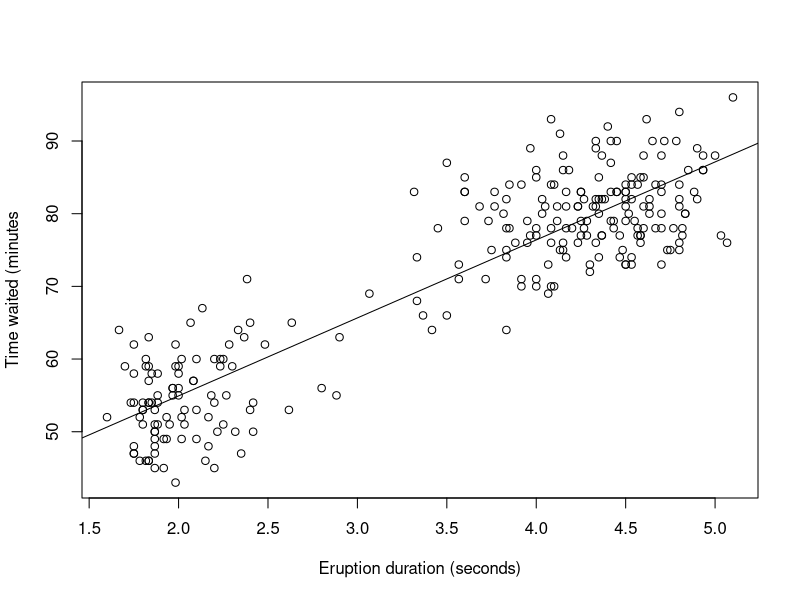
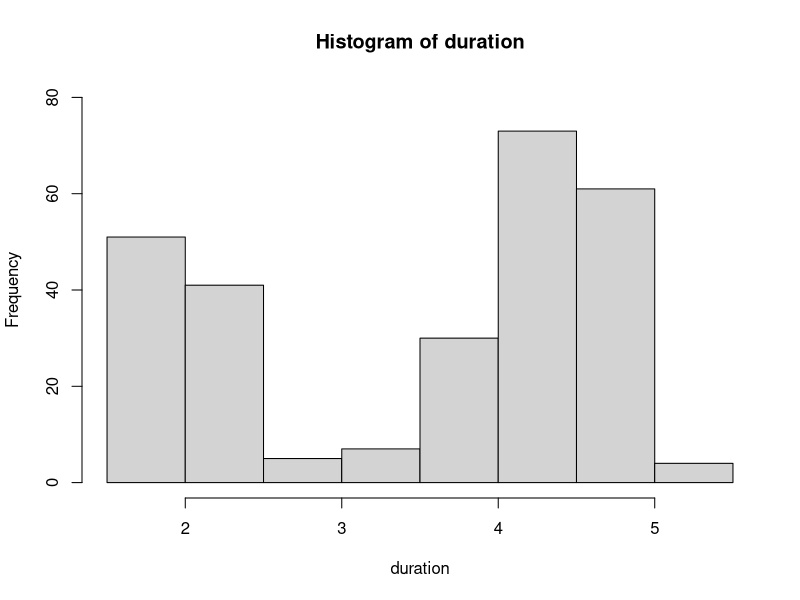
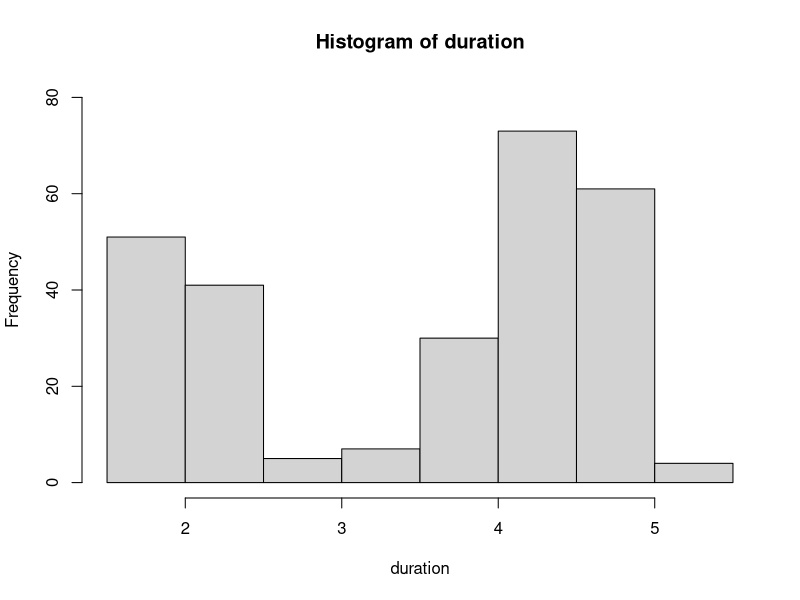

Recreate these plots in R, in order.
## ---- chunk 1
knitr::opts_chunk$set(echo = TRUE)
## ---- chunk 2
duration = faithful$eruptions      # the eruption durations 
waiting = faithful$waiting         # the waiting interval 
plot(duration, waiting,           # plot the variables 
   xlab="Eruption duration (seconds)",        # x−axis label 
   ylab="Time waited (minutes")              # y−axis label
abline(lm(waiting ~ duration))
## ---- chunk 3
data(faithful)
## ---- chunk 4
range(duration)
## ---- chunk 5
breaks = seq(1.5, 5.5, by=0.5)    # half-integer sequence 
breaks 
## ---- chunk 6
duration.cut = cut(duration, breaks, right=FALSE)

# x <- table(mpg$model)
x <- duration.cut

cbind(Freq=table(x), Cumul=cumsum(table(x)), RelFreq=prop.table(table(x)))



## ---- chunk 7
duration.freq <- table(duration.cut)
## ---- chunk 8
duration.freq
# duration.cut

## ---- chunk 9

cbind(duration.freq)
duration.freq
## ---- chunk 10
hist(duration,
     right=FALSE,
     ylim = c(0,80))
## ---- chunk 11
hist(duration,
     right=FALSE,
     ylim = c(0,80))

